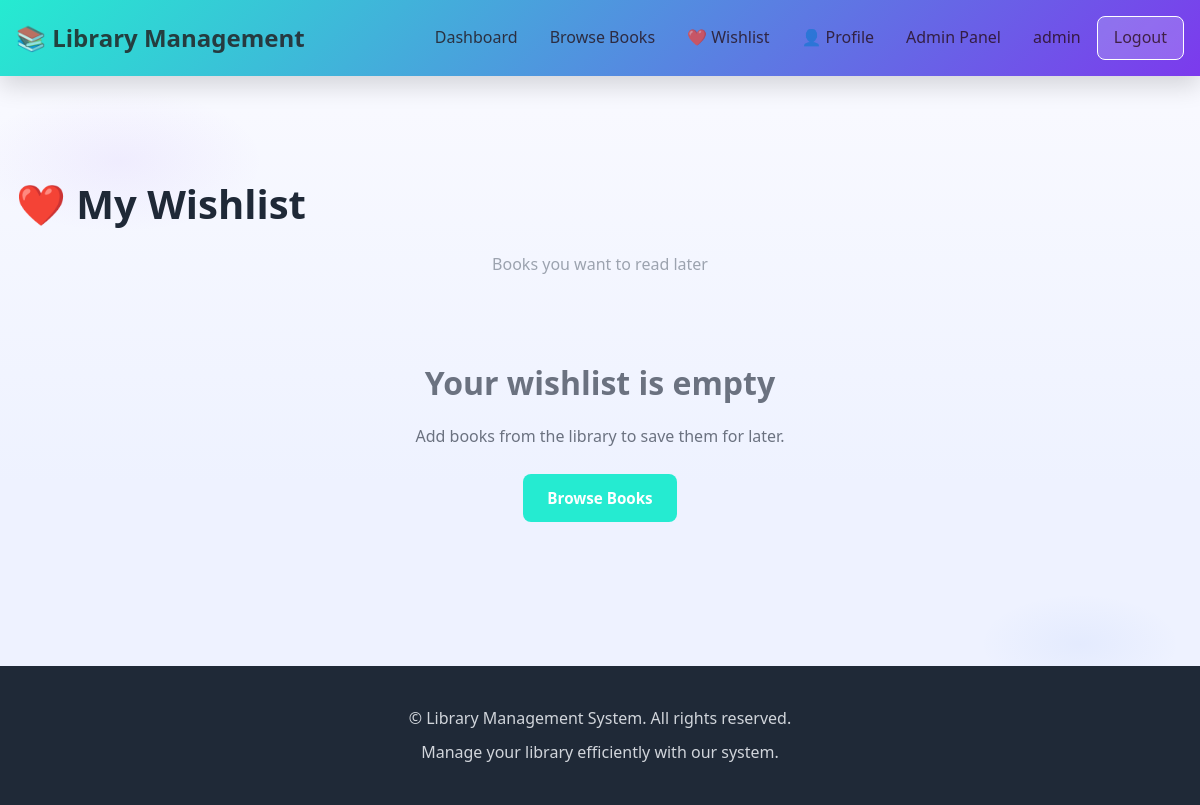
Page /wishlist (signed in) on the earlier database version.
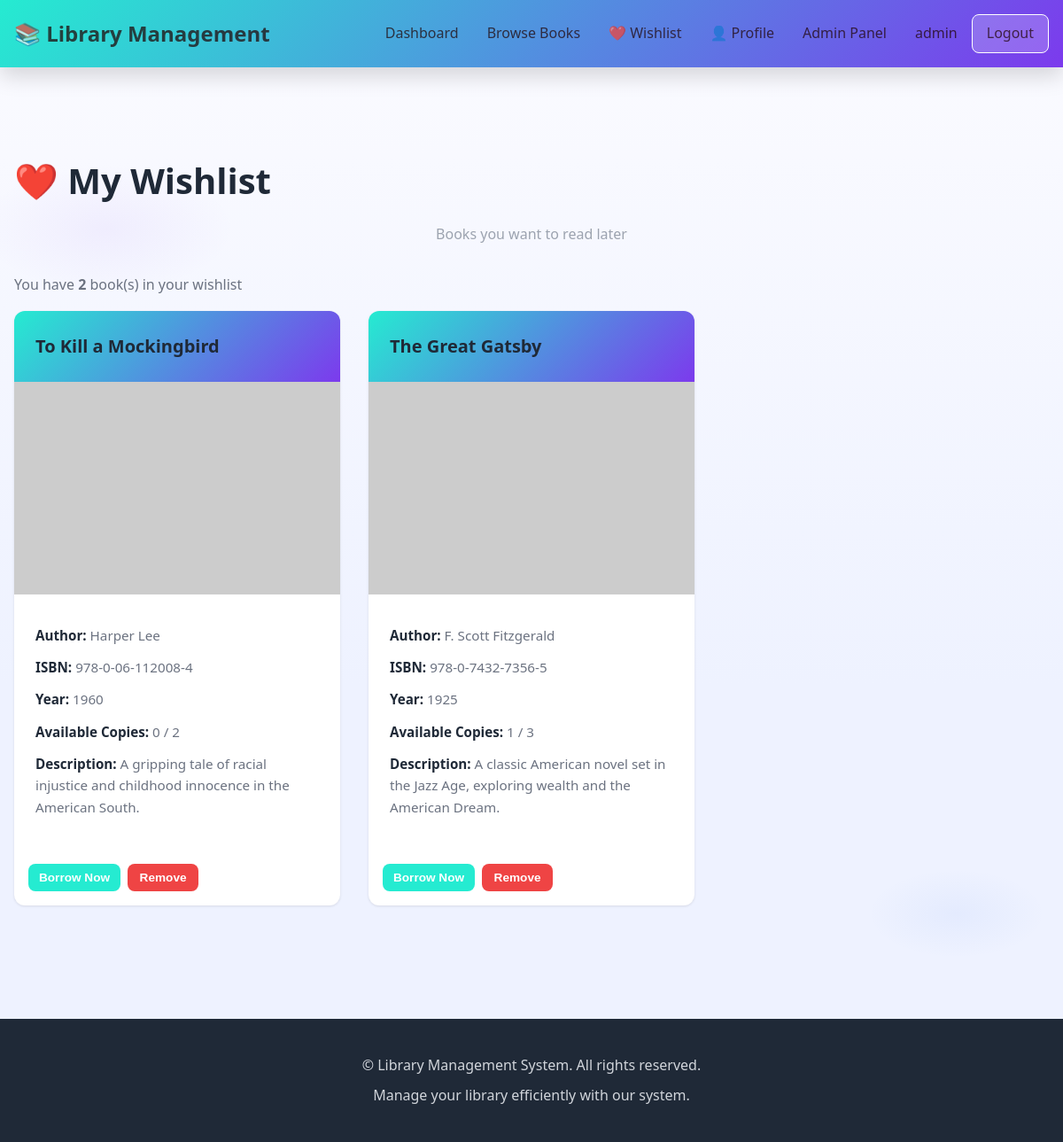
Same page on the later database version.
### models.py (models this page shows, shortened)
class User(db.Model):
    __tablename__ = 'users'
    id = db.Column(db.Integer, primary_key=True)
    username = db.Column(db.String(80), unique=True, nullable=False, index=True)
    email = db.Column(db.String(120), unique=True, nullable=False, index=True)
    password = db.Column(db.String(255), nullable=False)
    is_admin = db.Column(db.Boolean, default=False)
    created_at = db.Column(db.DateTime, default=datetime.now)
    updated_at = db.Column(db.DateTime, default=datetime.now, onupdate=datetime.now)
    borrowings = db.relationship('Borrowing', backref='user', lazy=True, cascade='all, delete-orphan')

class Wishlist(db.Model):
    __tablename__ = 'wishlists'
    id = db.Column(db.Integer, primary_key=True)
    user_id = db.Column(db.Integer, db.ForeignKey('users.id'), nullable=False, index=True)
    book_id = db.Column(db.Integer, db.ForeignKey('books.id'), nullable=False, index=True)
    added_at = db.Column(db.DateTime, default=datetime.now)
    user = db.relationship('User', backref='wishlist')
    book = db.relationship('Book', backref='wishlisted_by')
    __table_args__ = (db.UniqueConstraint('user_id', 'book_id', name='_user_book_uc'),)

class Book(db.Model):
    __tablename__ = 'books'
    id = db.Column(db.Integer, primary_key=True)
    title = db.Column(db.String(200), nullable=False, index=True)
    author = db.Column(db.String(120), nullable=False, index=True)
    isbn = db.Column(db.String(13), unique=True, nullable=False, index=True)
    publication_year = db.Column(db.Integer, nullable=False)
    quantity = db.Column(db.Integer, default=1)
    available = db.Column(db.Boolean, default=True)
    description = db.Column(db.Text, nullable=True)
    image_url = db.Column(db.String(512), nullable=True)
    created_at = db.Column(db.DateTime, default=datetime.now)
    updated_at = db.Column(db.DateTime, default=datetime.now, onupdate=datetime.now)
    borrowings = db.relationship('Borrowing', backref='book', lazy=True, cascade='all, delete-orphan')
    def get_available_count(self):
        borrowed_count = len([b for b in self.borrowings if b.return_date is None])
        return self.quantity - borrowed_count

class Borrowing(db.Model):
    __tablename__ = 'borrowings'
    id = db.Column(db.Integer, primary_key=True)
    user_id = db.Column(db.Integer, db.ForeignKey('users.id'), nullable=False, index=True)
    book_id = db.Column(db.Integer, db.ForeignKey('books.id'), nullable=False, index=True)
    borrow_date = db.Column(db.DateTime, default=datetime.now, nullable=False)
    due_date = db.Column(db.DateTime, nullable=False)
    return_date = db.Column(db.DateTime, nullable=True)

### app.py (the view)
@app.route('/wishlist')
def wishlist():
    if 'user_id' not in session:
        flash('Please log in first.', 'error')
        return redirect(url_for('login'))
    user = User.query.get(session['user_id'])
    wishlist_items = Wishlist.query.filter_by(user_id=user.id).all()
    return render_template('wishlist.html', wishlist_items=wishlist_items)

### app.py (called while the page is built)
@app.context_processor
def inject_user():
    user = None
    if 'user_id' in session:
        user = User.query.get(session['user_id'])
    return dict(current_user=user)

### templates/wishlist.html (shortened to what this page needs)
{% extends "base.html" %}
{% block content %}
<div class="container">
    <div class="wishlist-header">
        <h1>❤️ My Wishlist</h1>
        <p class="subtitle">Books you want to read later</p>
    </div>
    {% if wishlist_items %}
        <div class="wishlist-count">
            <p>You have <strong>{{ wishlist_items|length }}</strong> book(s) in your wishlist</p>
        </div>
        <div class="wishlist-grid">
            {% for item in wishlist_items %}
            <div class="wishlist-card">
                <div class="book-header">
                    <h3>{{ item.book.title }}</h3>
                </div>
                <div class="wishlist-media">
                    <img class="wishlist-cover" src="{{ item.book.image_url or 'https://via.placeholder.com/160x240?text=No+Cover' }}" alt="{{ item.book.title }} cover" onerror="this.src='https://via.placeholder.com/160x240?text=No+Cover'">
                </div>
                <div class="book-details">
                    <p><strong>Author:</strong> {{ item.book.author }}</p>
                    <p><strong>ISBN:</strong> {{ item.book.isbn }}</p>
                    <p><strong>Year:</strong> {{ item.book.publication_year }}</p>
                    <p><strong>Available Copies:</strong> {{ item.book.get_available_count() }} / {{ item.book.quantity }}</p>
                    {% if item.book.description %}
                    <p><strong>Description:</strong> {{ item.book.description[:200] }}{% if item.book.description|length > 200 %}...{% endif %}</p>
                    {% endif %}
                </div>
                <div class="wishlist-actions">
                    {% if item.book.available %}
                    <form method="POST" action="{{ url_for('borrow_book', book_id=item.book.id) }}" style="display:inline;">
                        <button type="submit" class="btn btn-primary btn-small">Borrow Now</button>
                    </form>
                    {% else %}
                    <button type="button" class="btn btn-disabled btn-small" disabled>Not Available</button>
                    {% endif %}
                    <form method="POST" action="{{ url_for('remove_from_wishlist', wishlist_id=item.id) }}" style="display:inline;">
                        <button type="submit" class="btn btn-danger btn-small" title="Remove from wishlist">Remove</button>
                    </form>
                </div>
            </div>
            {% endfor %}
        </div>
    {% else %}
        <div class="empty-state">
            <h2>Your wishlist is empty</h2>
            <p>Add books from the library to save them for later.</p>
            <a href="{{ url_for('books') }}" class="btn btn-primary">Browse Books</a>
        </div>
    {% endif %}
</div>
{% endblock %}

### templates/base.html (shortened to what this page needs)
<!DOCTYPE html>
<html lang="en">
<head>
    <link rel="stylesheet" href="{{ url_for('static', filename='css/style.css') }}">
</head>
<body>
    {% if session.get('user_id') %}
    <nav class="navbar">
        <div class="nav-container">
            <div class="nav-brand">
                <a href="{{ url_for('dashboard') }}">📚 Library Management</a>
            </div>
            <ul class="nav-menu">
                <li><a href="{{ url_for('dashboard') }}">Dashboard</a></li>
                <li><a href="{{ url_for('books') }}">Browse Books</a></li>
                <li><a href="{{ url_for('wishlist') }}" title="View your wishlist">❤️ Wishlist</a></li>
                <li><a href="{{ url_for('profile') }}" title="View your profile">👤 Profile</a></li>
                {% if current_user is defined and current_user.is_admin %}
                <li><a href="{{ url_for('admin_books') }}">Admin Panel</a></li>
                {% endif %}
                <li class="nav-right">
                    <span>{{ session.get('username') }}</span>
                    <a href="{{ url_for('logout') }}" class="btn-logout">Logout</a>
                </li>
            </ul>
        </div>
    </nav>
    {% endif %}
    <div class="container">
    </div>
    <main class="main-content">
        {% block content %}{% endblock %}
    </main>
    <footer class="footer">
        <div class="footer-content">
            <p>&copy; Library Management System. All rights reserved.</p>
            <p>Manage your library efficiently with our system.</p>
        </div>
    </footer>
</body>
</html>

### static/css/style.css (style rules this page uses)
:root { --primary-color: #25ebd1; --secondary-color: #7c3aed; --success-color: #10b981; --warning-color: #f59e0b; --danger-color: #ef4444; --info-color: #06b6d4; --dark-color: #1f2937; --light-color: #BBDB9B; --border-color: #e5e7eb; --shadow: 0 1px 3px rgba(0,0,0,0.1); --shadow-lg: 0 10px 25px rgba(0,0,0,0.15); --transition: all 0.3s ease; }
* { margin: 0; padding: 0; box-sizing: border-box; }
html, body { height: 100%; }
body { font-family: 'Segoe UI', Tahoma, Geneva, Verdana, sans-serif; background: radial-gradient(1200px 600px at 10% 20%, rgba(124,58,237,0.06), transparent 12%), radial-gradient(1000px 500px at 90% 80%, rgba(37,99,235,0.05), transparent 10%), linear-gradient(180deg, #fbfbff 0%, #eef2ff 60%); color: var(--dark-color); line-height: 1.6; -webkit-font-smoothing:antialiased; -moz-osx-font-smoothing:grayscale; }
h1, h2, h3, h4, h5, h6 { color: var(--dark-color); font-weight: 700; margin-bottom: 1rem; }
h1 { font-size: 2.5rem; }
h3 { font-size: 1.5rem; }
p { margin-bottom: 1rem; color: #6b7280; }
a { color: var(--primary-color); text-decoration: none; transition: var(--transition); }
.container { max-width: 1200px; margin: 0 auto; padding: 2rem 1rem; }
.navbar { background: linear-gradient(135deg, rgba(37,99,235,0.92), rgba(124,58,237,0.9)); backdrop-filter: blur(4px); }
.navbar { background: linear-gradient(135deg, var(--primary-color), var(--secondary-color)); color: rgba(31, 3, 3, 0.712); padding: 1rem 0; box-shadow: var(--shadow-lg); position: sticky; top: 0; z-index: 100; }
.nav-container { max-width: 1200px; margin: 0 auto; padding: 0 1rem; display: flex; justify-content: space-between; align-items: center; }
.nav-brand a { font-size: 1.5rem; font-weight: 700; color: rgba(31, 3, 3, 0.712); }
.nav-menu { list-style: none; display: flex; align-items: center; gap: 2rem; flex-wrap: wrap; }
.nav-menu a { color: rgba(31, 3, 3, 0.712); font-weight: 500; transition: var(--transition); }
.nav-right { margin-left: auto; display: flex; align-items: center; gap: 1rem; }
.btn-logout { background: rgba(255, 255, 255, 0.2); padding: 0.5rem 1rem; border-radius: 0.5rem; color: #BBDB9B; border: 1px solid white; }
.btn { display: inline-block; padding: 0.75rem 1.5rem; border-radius: 0.5rem; border: none; font-weight: 600; cursor: pointer; transition: var(--transition); text-align: center; font-size: 0.95rem; }
.btn-primary { background: var(--primary-color); color: white; }
.btn-danger { background: var(--danger-color); color: white; }
.btn-small { padding: 0.5rem 1rem; font-size: 0.85rem; }
.subtitle { text-align: center; color: #9ca3af; margin-bottom: 2rem; }
.book-header { background: linear-gradient(135deg, var(--primary-color), var(--secondary-color)); color: white; padding: 1.5rem; display: flex; justify-content: space-between; align-items: start; gap: 1rem; }
.book-header h3 { margin: 0; font-size: 1.25rem; }
.book-details { padding: 1.5rem; flex: 1; }
.book-details p { margin-bottom: 0.75rem; font-size: 0.95rem; }
.book-details strong { color: var(--dark-color); }
.footer { background: var(--dark-color); color: white; text-align: center; padding: 2rem 1rem; margin-top: 4rem; }
.footer-content p { color: #d1d5db; margin: 0.5rem 0; }
.main-content { flex: 1; }
.wishlist-grid { display: grid; grid-template-columns: repeat(auto-fill, minmax(300px, 1fr)); gap: 2rem; margin-bottom: 2rem; }
.wishlist-card { background: white; border-radius: 0.75rem; box-shadow: var(--shadow); overflow: hidden; transition: var(--transition); display: flex; flex-direction: column; }
.wishlist-media { position: relative; height: 250px; overflow: hidden; }
.wishlist-cover { width: 100%; height: 100%; object-fit: cover; }
.wishlist-actions { display: flex; gap: 0.5rem; padding: 0 1.5rem 1.5rem; flex-wrap: wrap; }
.wishlist-actions .btn { flex: 1; min-width: 80px; }
.btn-small { padding: 0.5rem 0.75rem; font-size: 0.85rem; width: 100%; }
.wishlist-cover { width: 100%; height: 240px; object-fit: cover; }
.wishlist-actions { display: flex; gap: 0.5rem; padding: 1rem; flex-wrap: wrap; }

Differences in the rows shown:
added Wishlist: book "To Kill a Mockingbird", book.author "Harper Lee", book.isbn "978-0-06-112008-4", book.publication_year "1960", book.get_available_count "0", book.quantity "2", book "A gripping tale of racial injustice and childhood innocence in the American South."
added Wishlist: book "The Great Gatsby", book.author "F. Scott Fitzgerald", book.isbn "978-0-7432-7356-5", book.publication_year "1925", book.get_available_count "1", book.quantity "3", book "A classic American novel set in the Jazz Age, exploring wealth and the American Dream."
Other differences:
{{ wishlist_items|length }}: (not shown) → "2"
text no longer shown: "Your wishlist is empty Add books from the library to save them for later. Browse Books"
text now shown: "You have book(s) in your wishlist"
